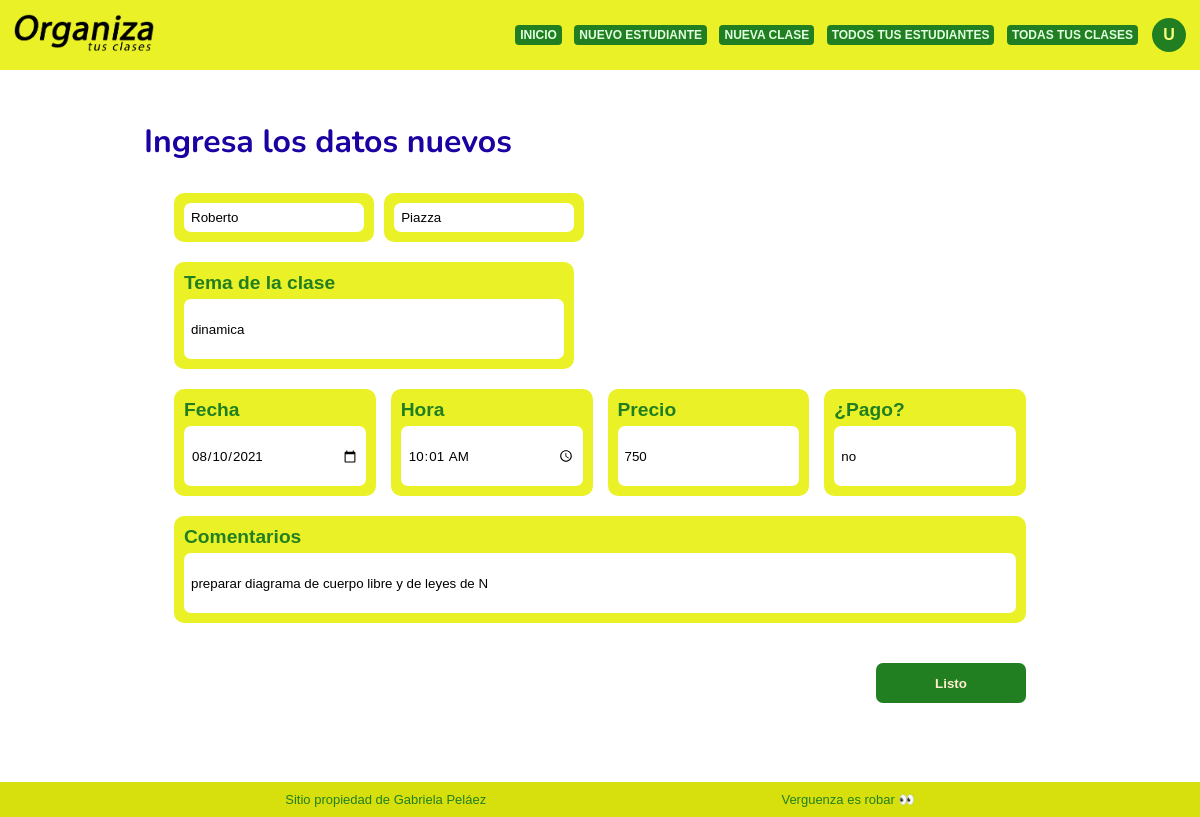
Page /editarClase.php?id=211 (signed in) on the committed database.
### tables this page shows
CREATE TABLE `clase` (
  `id_clase` int(11) NOT NULL,
  `temaClase` varchar(20) NOT NULL,
  `fecha` date NOT NULL,
  `hora` time NOT NULL,
  `precioClase` int(5) NOT NULL,
  `pago` varchar(2) NOT NULL,
  `comentClase` text NOT NULL,
  `usu_id` int(11) NOT NULL,
  `estud_id` int(11) NOT NULL
);

CREATE TABLE `estudiante` (
  `id_estud` int(11) NOT NULL,
  `nomEstud` varchar(11) NOT NULL,
  `apeEstud` varchar(11) NOT NULL,
  `correoEstud` varchar(20) NOT NULL,
  `telEstud` int(15) NOT NULL,
  `comentEstud` text NOT NULL,
  `usu_id` int(11) NOT NULL
);

### editarClase.php (the view, shortened to what this page needs)
<?php
include 'conn.php';
$usu_id = $_SESSION['userId'];
$idClase = $_GET['id'];
$sql = "select * from clase INNER JOIN estudiante where estudiante.id_estud = clase.estud_id and clase.usu_id = $usu_id and id_clase = $idClase";
$query = mysqli_query($conexion, $sql);
$array = mysqli_fetch_array($query);
?>
<?php
if(isset($_SESSION['userId'])){
?>
<!DOCTYPE html>
<html lang="es">
<head>
    <link rel="stylesheet" href="estilos/estilosNuev.css">
</head>
<body>
    <div>
        <?php include 'nav.php' ?>
    <main>
        <h2>Ingresa los datos nuevos</h2>
        <div class="contenedor">
            <form action="updateClase.php" method="POST">
                <div class="caja-insert">
                    <div class="caja-1edit">
                        <div class="nomsedit">
                            <div class="grupo">
                                <input type="text" name="nomEstud" value="<?php echo $array['nomEstud'] ?>" required>
                            </div>
                            <div class="grupo">
                                <input type="text" name="apeEstud" value="<?php echo $array['apeEstud'] ?>" required>
                            </div>
                        </div>
                        <div class="grupo">
                            <label class="etiqueta">Tema de la clase</label>
                            <div class="grupo-input">
                                <input type="text" name="temaClase" value="<?php echo $array['temaClase'] ?>" required>
                            </div>
                        </div>
                    </div>
                    <div class="caja-2">
                        <div class="grupo dos1">
                            <label class="etiqueta">Fecha</label>
                            <div class="grupo-input">
                                <input type="date" name="fecha" value="<?php echo $array['fecha'] ?>" required>
                            </div>
                        </div>
                        <div class="grupo dos2">
                            <label class="etiqueta">Hora</label>
                            <div class="grupo-input">
                                <input type="time" name="hora" value="<?php echo date("H:i", strtotime($array['hora'])) ?>" required>
                            </div>
                        </div>
                        <div class="grupo dos3">
                            <label class="etiqueta">Precio</label>
                            <div class="grupo-input">
                                <input type="text" name="precioC" value="<?php echo $array['precioClase'] ?>">
                            </div>
                        </div>
                        <div class="grupo caja dos4">
                            <label class="etiqueta">¿Pago?</label>
                            <div class="grupo-input">
                                <input type="text" name="pago" value="<?php echo $array['pago'] ?>">
                            </div>
                        </div>
                    </div>
                    <div class="caja-3">
                        <div class="grupo">
                            <label class="etiqueta">Comentarios</label>
                            <div class="grupo-input">
                                <input type="text" name="comentC" value="<?php echo $array['comentClase'] ?>">
                            </div>
                        </div>
                    </div>
                </div>
                <div class="caja-submit">
                    <input class="submit" type="submit" value="Listo">
                </div>
            </form>
        </div>
    </main>
    <?php include 'footer.php' ?>
</body>
</html>
<?php }
else{
    echo "no iniciaste sesion, redirigiendo...";
    header('refresh:3; url= login.html');
} ?>

### estilos/estilosNuev.css (style rules this page uses)
* { margin: 0; padding: 0; box-sizing: border-box; font-family: 'Noto Sans JP', sans-serif; }
html { scroll-behavior: smooth; }
main { padding-top: 50px; padding-left: 12%; padding-right: 12%; display: flex; flex-flow: column; min-height: 89vh; }
h2 { font-family: 'Nunito', sans-serif; font-size: xx-large; color: #1c00a2; }
.contenedor { padding: 30px; width: auto; border-radius: 10px; }
.caja-1, .caja-2, .caja-3 { display: flex; flex-flow: row ; justify-content: space-between; }
.caja-1edit { display: flex; flex-flow: column; justify-content: space-between; }
.caja-1, .caja-1edit, .caja-2 { margin-bottom: 20px; }
.nomsedit { display: flex; margin-right: 50%; margin-bottom: 20px; }
.nomsedit > div:nth-child(1) { margin-right: 10px; }
.dos1, .dos2, .dos3 { margin-right: 15px; }
.caja-3 { width: 100%; }
.caja-3 .grupo { width: 100%; }
.etiqueta { color: #217f21; font-size: larger; font-weight: bold; margin-bottom: 5px; }
.grupo { display: flex; flex-flow: column; width: 47%; padding: 10px; background-color: #eaf227; border-radius: 10px; }
.grupo-input { height: 60px; }
input { width: 100%; height: 100%; padding: 7px; border-radius: 7px; border-style: none; }
.caja-submit { margin-top: 40px; display: flex; justify-content: flex-end; }
.submit { padding: 7px; border-radius: 7px; border-style: none; width: 150px; height: 40px; font-weight: bold; background-color: #217f21; color: blanchedalmond; }

### estilos/estilosNav.css (style rules this page uses)
* { margin: 0; padding: 0; box-sizing: border-box; font-family: 'Noto Sans JP', sans-serif; }

### rows in the picture
clase: nomEstud "Roberto", apeEstud "Piazza", temaClase "dinamica", fecha "08/10/2021", hora "10:01", precioC "750", pago "no", comentC "preparar diagrama de cuerpo libre y de leyes de N"
